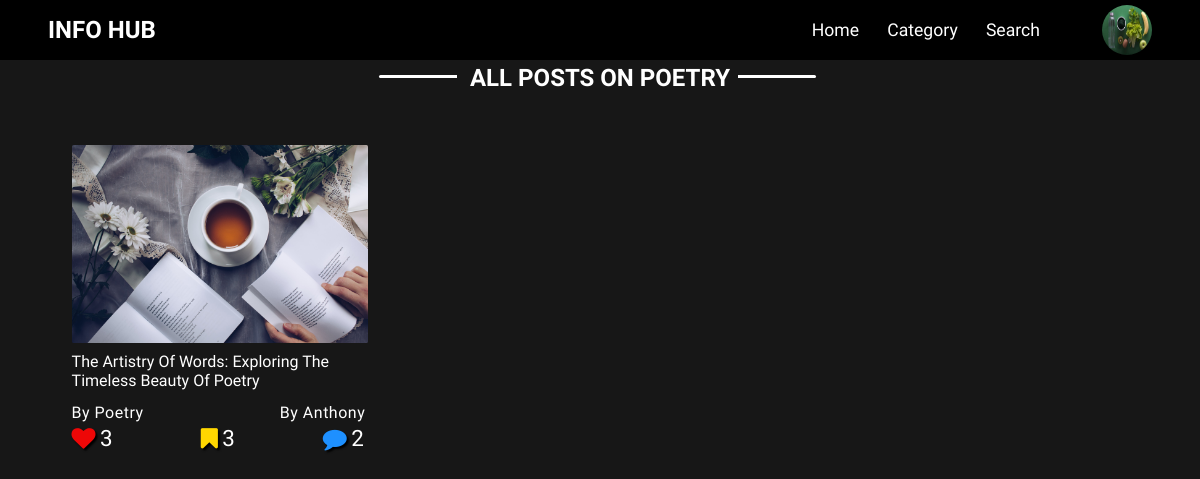
/Category/Poetry/ (signed in), run on an earlier commit of the app's database.
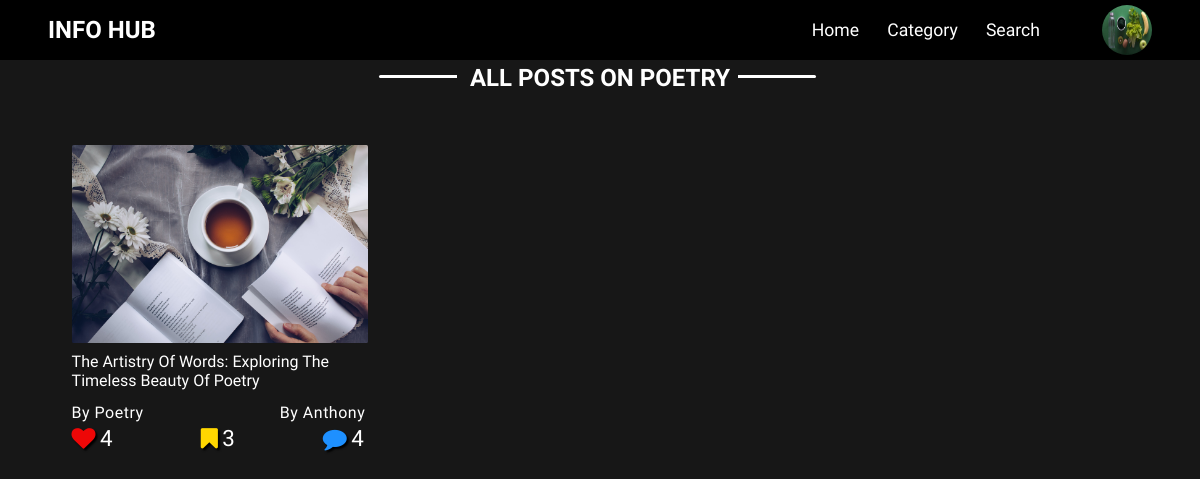
And on a later commit of the database.
### blogApp/models.py (models this page shows, shortened)
class Post(models.Model):
    class NewManager(models.Manager):
        def get_queryset(self):
            return super().get_queryset() .filter(Status='published')
    options = (
        ('draft', 'Draft'),
        ('published', 'Published'),
    )
    Title = models.CharField(max_length=250)
    First_Name = models.CharField(max_length=15)
    Last_Name = models.CharField(max_length=15)
    Email = models.EmailField(max_length=30)
    slug = models.SlugField(max_length=250, unique_for_date='Publish', default='default')
    Publish = models.DateTimeField(default=timezone.now )
    Author = models.ForeignKey (User, on_delete=models.CASCADE, related_name='blog_posts')
    Content = models.TextField()
    Category = models.ForeignKey(Category, on_delete=models.PROTECT, default=1)
    Category_Tag = models.CharField(max_length=20, default='Default')
    Image = models.ImageField(upload_to=User_Directory_Path)
    Status = models.CharField(max_length=10, choices=options, default='draft')
    Objects = models.Manager() #default Manager
    Newmanager = NewManager() #custom manager
    likes_count = models.IntegerField(default='0')
    likes = models.ManyToManyField(User, related_name='like', default=None, blank=True)
    liked = models.BooleanField(default=False)
    bookmark_count =  models.IntegerField(default=0)
    bookmark = models.ManyToManyField(User, related_name='bookmark',default=None, blank=True )
    def get_absolute_url(self):
        return reverse('blogApp:Single_Post', args=[self.slug])
    class Meta:
        ordering = ('-Publish',)[:8]

### blogApp/views.py (the view)
# urls.py: path('Category/<Category>/', views.CategoryListView.as_view(), name='Category'),
class CategoryListView(LoginRequiredMixin,  ListView):
    template_name = 'blogApp/Category_Pages.html'
    context_object_name = 'Category_List'
    def get_queryset(self):
       Category_Content = {
            'Category' : self.kwargs['Category'],
            'Category_Post' : Post.Objects.annotate(num_comments=Count('Comment')).filter(Category__name=self.kwargs['Category']).filter(Status='published')
        }
       return Category_Content

### blogApp/context_processor.py (called while the page is built)
def Category_List_Options(request):
    Category_List_Options = Category.objects.exclude(name='Default')
    return {'Category_List_Options' : Category_List_Options}

### blogApp/templates/blogApp/Category_Pages.html (shortened to what this page needs)
{% extends "blogApp/Base.html" %}
    {% load static %}
        {% block templates %}
                <div class="wrapper">
                    <div class="Updates">
                        <h1>All Posts on  {{Category_List.Category}}</h1>
                    </div>
                    <div class="Grid">
                        {% for Categories_Post in Category_List.Category_Post %}
                        <div class="Grid-Item">
                            <div class="Card">
                                <img  src="{{Categories_Post.Image.url}}" alt="{{Categories_Post.Category_Tag}}">
                                    <a href="{{Categories_Post.get_absolute_url}}"><p>{{ Categories_Post.Title|truncatechars:65}}</p></a>
                                    <div class="Card-Footer ">
                                            <p>By {{Categories_Post.Category_Tag }}</p>
                                            <p>By {{Categories_Post.Last_Name }}</p>
                                    </div>
                                    <div class="Reactions">
                                        <div class="item Likes">
                                            <i  class="fa fa-heart"></i>
                                            <p>{{Categories_Post.likes_count}}</p>
                                        </div>
                                        <div class="item Favourites">
                                            <i  class="fa fa-bookmark"></i>
                                            <p>{{Categories_Post.bookmark_count}}</p>
                                        </div>
                                        <div class="item Comments">
                                            <i  class="fa fa-comment"></i>
                                            <p>{{Categories_Post.num_comments}}</p>
                                        </div>
                                    </div>
                            </div>
                        </div>
                        {% endfor %}
                    </div>
                </div>
        {% endblock %}

What changed in the data, as far as the page shows it:
changed Post "The Artistry Of Words: Exploring The Timeless Beauty Of Poetry": likes_count "3" → "4"; num_comments "2" → "4"
